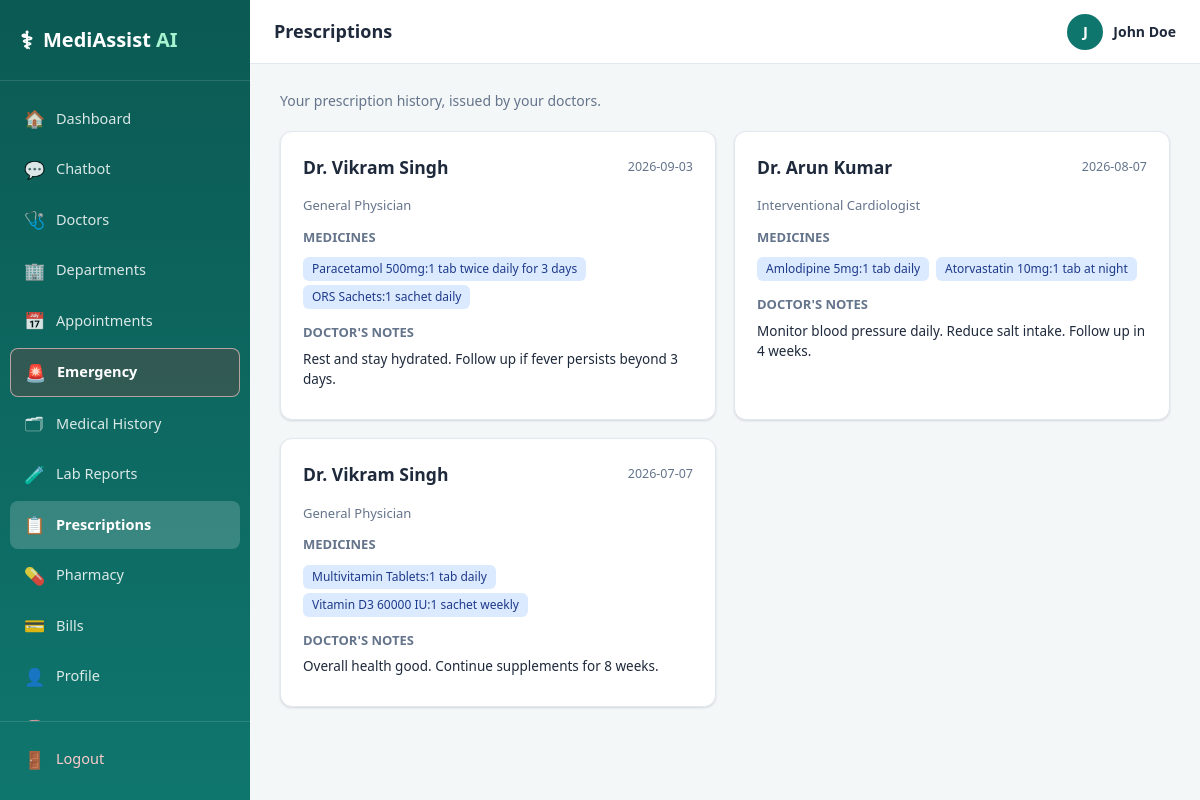
Screenshot of /prescriptions (signed in) with the database file from the repository.
### tables this page shows
CREATE TABLE users (
    user_id         INTEGER PRIMARY KEY AUTOINCREMENT,
    username        TEXT UNIQUE NOT NULL,
    email           TEXT UNIQUE NOT NULL,
    password_hash   TEXT NOT NULL,
    role            TEXT NOT NULL DEFAULT 'patient',   -- patient | admin
    full_name       TEXT NOT NULL,
    phone           TEXT,
    created_at      TIMESTAMP DEFAULT CURRENT_TIMESTAMP,
    is_active       INTEGER DEFAULT 1
);

CREATE TABLE prescriptions (
    prescription_id INTEGER PRIMARY KEY AUTOINCREMENT,
    patient_id      INTEGER NOT NULL,
    doctor_id       INTEGER NOT NULL,
    appointment_id  INTEGER,
    medicines       TEXT NOT NULL,   -- comma separated "name:dosage"
    notes           TEXT,
    date_issued     TEXT NOT NULL,
    FOREIGN KEY (patient_id) REFERENCES patients(patient_id),
    FOREIGN KEY (doctor_id) REFERENCES doctors(doctor_id),
    FOREIGN KEY (appointment_id) REFERENCES appointments(appointment_id)
);

CREATE TABLE doctors (
    doctor_id       INTEGER PRIMARY KEY AUTOINCREMENT,
    full_name       TEXT NOT NULL,
    department_id   INTEGER NOT NULL,
    specialization  TEXT NOT NULL,
    qualification   TEXT,
    experience_years INTEGER,
    available_days  TEXT,          -- e.g. Mon,Tue,Wed,Thu,Fri
    available_time  TEXT,          -- e.g. 09:00-13:00
    consultation_fee REAL DEFAULT 500,
    rating          REAL DEFAULT 4.5,
    room_no         TEXT,
    FOREIGN KEY (department_id) REFERENCES departments(department_id)
);

### routes/pharmacy.py (the view)
@pharmacy_bp.route("/prescriptions")
@login_required
def prescriptions_page():
    from routes.auth import get_current_user
    user = get_current_user()
    patient = query("SELECT * FROM patients WHERE user_id = ?", (user["user_id"],), fetchone=True)
    rx = query(
        """SELECT p.*, d.full_name as doctor_name, d.specialization FROM prescriptions p
           JOIN doctors d ON p.doctor_id = d.doctor_id
           WHERE p.patient_id = ? ORDER BY p.date_issued DESC""",
        (patient["patient_id"],))
    return render_template("prescriptions.html", prescriptions=rx)

### database/db.py (called while the page is built)
def get_connection():
    conn = sqlite3.connect(DB_PATH)
    conn.row_factory = sqlite3.Row
    conn.execute("PRAGMA foreign_keys = ON")
    return conn

def query(sql, params=(), fetchone=False, commit=False):
    conn = get_connection()
    cur = conn.cursor()
    cur.execute(sql, params)
    if commit:
        conn.commit()
        last_id = cur.lastrowid
        conn.close()
        return last_id
    rows = cur.fetchone() if fetchone else cur.fetchall()
    conn.close()
    if rows is None:
        return None
    if fetchone:
        return dict(rows)
    return [dict(r) for r in rows]

### routes/auth.py (called while the page is built)
def login_required(f):
    @wraps(f)
    def wrapper(*args, **kwargs):
        if "user_id" not in session:
            if request.path.startswith("/api/"):
                return jsonify({"error": "Authentication required"}), 401
            flash("Please log in to continue.", "warning")
            return redirect(url_for("auth.login", next=request.path))
        return f(*args, **kwargs)
    return wrapper

def get_current_user():
    if "user_id" not in session:
        return None
    return query("SELECT * FROM users WHERE user_id = ?", (session["user_id"],), fetchone=True)

### templates/prescriptions.html (shortened to what this page needs)
{% extends "base.html" %}
{% block page_title %}Prescriptions{% endblock %}
{% block content %}
<p class="section-sub">Your prescription history, issued by your doctors.</p>
{% if prescriptions %}
<div class="grid grid-2">
  {% for rx in prescriptions %}
  <div class="card">
    <div class="card-header">
      <h3>{{ rx.doctor_name }}</h3>
      <span class="text-muted" style="font-size:12.5px;">{{ rx.date_issued }}</span>
    </div>
    <p class="text-muted" style="font-size:13px;">{{ rx.specialization }}</p>
    <h4 style="font-size:13px;text-transform:uppercase;color:var(--text-muted);margin:12px 0 8px;">Medicines</h4>
    <div>
      {% for m in rx.medicines.split(',') %}
        <span class="entity-tag">{{ m.strip() }}</span>
      {% endfor %}
    </div>
    {% if rx.notes %}
    <h4 style="font-size:13px;text-transform:uppercase;color:var(--text-muted);margin:12px 0 6px;">Doctor's Notes</h4>
    <p style="font-size:13.5px;">{{ rx.notes }}</p>
    {% endif %}
  </div>
  {% endfor %}
</div>
{% else %}
<div class="empty-state"><div class="icon">📋</div><p>No prescriptions on record yet.</p></div>
{% endif %}
{% endblock %}

### templates/base.html (shortened to what this page needs)
<!DOCTYPE html>
<html lang="en">
<head>
<link rel="stylesheet" href="{{ url_for('static', filename='css/style.css') }}">
</head>
<body>
<div class="app-shell">
  <aside class="sidebar" id="sidebar">
    <div class="sidebar-brand">
      <span class="brand-icon">⚕</span>
      <span class="brand-text">MediAssist <b>AI</b></span>
    </div>
    <nav class="sidebar-nav">
      <a href="{{ url_for('main.dashboard') }}" class="nav-item {{ 'active' if request.endpoint=='main.dashboard' }}"><span>🏠</span> Dashboard</a>
      <a href="{{ url_for('chatbot.chatbot_page') }}" class="nav-item {{ 'active' if request.endpoint=='chatbot.chatbot_page' }}"><span>💬</span> Chatbot</a>
      <a href="{{ url_for('doctors.list_doctors') }}" class="nav-item {{ 'active' if request.endpoint=='doctors.list_doctors' }}"><span>🩺</span> Doctors</a>
      <a href="{{ url_for('departments.list_departments') }}" class="nav-item {{ 'active' if request.endpoint=='departments.list_departments' }}"><span>🏢</span> Departments</a>
      <a href="{{ url_for('appointments.list_appointments') }}" class="nav-item {{ 'active' if request.endpoint=='appointments.list_appointments' }}"><span>📅</span> Appointments</a>
      <a href="{{ url_for('main.emergency_page') }}" class="nav-item {{ 'active' if request.endpoint=='main.emergency_page' }} emergency-nav"><span>🚨</span> Emergency</a>
      <a href="{{ url_for('patient.medical_history') }}" class="nav-item {{ 'active' if request.endpoint=='patient.medical_history' }}"><span>🗂</span> Medical History</a>
      <a href="{{ url_for('lab.lab_reports') }}" class="nav-item {{ 'active' if request.endpoint=='lab.lab_reports' }}"><span>🧪</span> Lab Reports</a>
      <a href="{{ url_for('pharmacy.prescriptions_page') }}" class="nav-item {{ 'active' if request.endpoint=='pharmacy.prescriptions_page' }}"><span>📋</span> Prescriptions</a>
      <a href="{{ url_for('pharmacy.pharmacy_page') }}" class="nav-item {{ 'active' if request.endpoint=='pharmacy.pharmacy_page' }}"><span>💊</span> Pharmacy</a>
      <a href="{{ url_for('billing.bills_page') }}" class="nav-item {{ 'active' if request.endpoint=='billing.bills_page' }}"><span>💳</span> Bills</a>
      <a href="{{ url_for('patient.profile') }}" class="nav-item {{ 'active' if request.endpoint=='patient.profile' }}"><span>👤</span> Profile</a>
      <a href="{{ url_for('nlp_demo.nlp_demo_page') }}" class="nav-item {{ 'active' if request.endpoint=='nlp_demo.nlp_demo_page' }}"><span>🧠</span> NLP Demo</a>
    </nav>
    <div class="sidebar-footer">
      <a href="{{ url_for('auth.logout') }}" class="nav-item logout"><span>🚪</span> Logout</a>
    </div>
  </aside>
  <div class="main-area">
    <header class="topbar">
      <div class="topbar-title">{% block page_title %}Dashboard{% endblock %}</div>
      <div class="topbar-user">
        {% if current_user %}
        <span class="user-avatar">{{ current_user.full_name[0] | upper }}</span>
        <span class="user-name">{{ current_user.full_name }}</span>
        {% endif %}
      </div>
    </header>
    <main class="content">
      {% block content %}{% endblock %}
    </main>
  </div>
</div>
</body>
</html>

### static/css/style.css (style rules this page uses)
:root { --primary: #0f766e; --primary-dark: #0b5a53; --primary-light: #14b8a6; --accent: #2563eb; --danger: #dc2626; --danger-light: #fee2e2; --warning: #d97706; --warning-light: #fef3c7; --success: #16a34a; --success-light: #dcfce7; --info-light: #dbeafe; --bg: #f4f7f8; --surface: #ffffff; --border: #e2e8f0; --text: #1e293b; --text-muted: #64748b; --text-light: #94a3b8; --radius: 12px; --radius-sm: 8px; --shadow: 0 1px 3px rgba(15, 23, 42, 0.08), 0 1px 2px rgba(15, 23, 42, 0.06); --shadow-md: 0 4px 12px rgba(15, 23, 42, 0.08); --sidebar-w: 250px; font-size: 15px; }
* { box-sizing: border-box; }
html, body { height: 100%; }
body { margin: 0; font-family: 'Segoe UI', -apple-system, BlinkMacSystemFont, Roboto, Helvetica, Arial, sans-serif; background: var(--bg); color: var(--text); line-height: 1.5; }
a { text-decoration: none; color: inherit; }
h1, h2, h3, h4 { margin: 0 0 8px; font-weight: 700; }
p { margin: 0 0 8px; }
.app-shell { display: flex; min-height: 100vh; }
.sidebar { width: var(--sidebar-w); background: linear-gradient(180deg, #0b5a53 0%, #0f766e 100%); color: #fff; display: flex; flex-direction: column; position: fixed; top: 0; left: 0; bottom: 0; z-index: 100; transition: transform 0.25s ease; }
.sidebar-brand { display: flex; align-items: center; gap: 10px; padding: 22px 20px; font-size: 20px; font-weight: 800; border-bottom: 1px solid rgba(255,255,255,0.12); }
.brand-icon { font-size: 24px; }
.brand-text b { font-weight: 900; color: #a7f3d0; }
.sidebar-nav { flex: 1; overflow-y: auto; padding: 14px 10px; }
.nav-item { display: flex; align-items: center; gap: 12px; padding: 11px 14px; margin-bottom: 3px; border-radius: var(--radius-sm); color: rgba(255,255,255,0.85); font-size: 14.5px; font-weight: 500; transition: background 0.15s ease, color 0.15s ease; }
.nav-item span { font-size: 17px; width: 20px; text-align: center; }
.nav-item.active { background: rgba(255,255,255,0.18); color: #fff; font-weight: 700; }
.sidebar-footer { padding: 14px 10px; border-top: 1px solid rgba(255,255,255,0.12); }
.nav-item.logout { color: #fecaca; }
.nav-item.emergency-nav { background: rgba(220,38,38,0.18); border: 1px solid rgba(254,202,202,0.65); color: #fff; font-weight: 800; }
.main-area { flex: 1; margin-left: var(--sidebar-w); display: flex; flex-direction: column; min-height: 100vh; }
.topbar { height: 64px; background: var(--surface); border-bottom: 1px solid var(--border); display: flex; align-items: center; padding: 0 24px; gap: 16px; position: sticky; top: 0; z-index: 50; }
.topbar-title { font-size: 18px; font-weight: 700; flex: 1; }
.topbar-user { display: flex; align-items: center; gap: 10px; }
.user-avatar { width: 36px; height: 36px; border-radius: 50%; background: var(--primary); color: #fff; display: flex; align-items: center; justify-content: center; font-weight: 700; font-size: 15px; }
.user-name { font-weight: 600; font-size: 14px; color: var(--text); }
.content { padding: 26px 30px 50px; max-width: 1300px; width: 100%; margin: 0 auto; }
.card { background: var(--surface); border-radius: var(--radius); box-shadow: var(--shadow); padding: 22px; border: 1px solid var(--border); }
.card-header { display: flex; align-items: center; justify-content: space-between; margin-bottom: 16px; }
.card-header h2, .card-header h3 { margin: 0; }
.grid { display: grid; gap: 18px; }
.grid-2 { grid-template-columns: repeat(auto-fit, minmax(340px, 1fr)); }
.entity-tag { display: inline-block; background: var(--info-light); color: #1e3a8a; padding: 3px 9px; border-radius: 6px; font-size: 12px; margin: 2px 3px 2px 0; }
.section-sub { color: var(--text-muted); margin-bottom: 20px; font-size: 14px; }
.text-muted { color: var(--text-muted); }

### rows the page displays
users: full_name "J", full_name "John Doe"
prescriptions: doctor_name "Dr. Vikram Singh", date_issued "2026-09-03", specialization "General Physician", strip "Paracetamol 500mg:1 tab twice daily for 3 days" "ORS Sachets:1 sachet daily", notes "Rest and stay hydrated. Follow up if fever persists beyond 3 days."
prescriptions: doctor_name "Dr. Arun Kumar", date_issued "2026-08-07", specialization "Interventional Cardiologist", strip "Amlodipine 5mg:1 tab daily" "Atorvastatin 10mg:1 tab at night", notes "Monitor blood pressure daily. Reduce salt intake. Follow up in 4 weeks."
prescriptions: doctor_name "Dr. Vikram Singh", date_issued "2026-07-07", specialization "General Physician", strip "Multivitamin Tablets:1 tab daily" "Vitamin D3 60000 IU:1 sachet weekly", notes "Overall health good. Continue supplements for 8 weeks."
